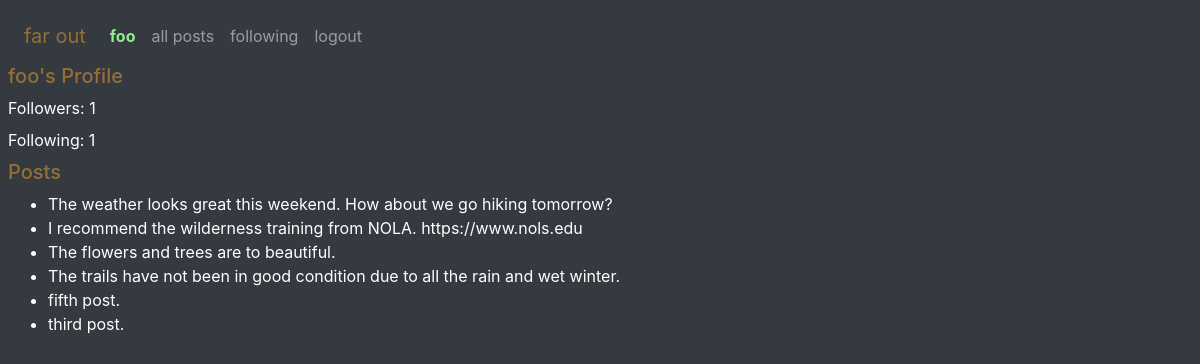
The app's page /profile/foo/ (signed in) with its own data.
### network/models.py (models this page shows, shortened)
class User(AbstractUser):
    followers = models.ManyToManyField('self', symmetrical=False, related_name='following')

class Posts(models.Model):
    user = models.ForeignKey(User, on_delete=models.CASCADE)
    text = models.TextField(max_length=6000)
    timestamp = models.DateTimeField(default=timezone.now)
    post_likes = models.ManyToManyField(User, related_name='post_likes', blank=True)

### network/views.py (the view)
# urls.py: path('profile/<str:username>/', views.profile, name='profile'),
@login_required
def profile(request, username):
    user = request.user
    print(f"{bcolors.WARNING}user (/profile): ", user)
    print(f"{bcolors.WARNING}request.user (/profile): ", request.user)
    profile_user = get_object_or_404(User, username=username)
    followers_count = profile_user.followers.count()
    following_count = profile_user.following.count()
    user_posts = Posts.objects.filter(user=profile_user).order_by('-timestamp')
    is_following = False
    if request.user != profile_user:
        is_following = request.user.following.filter(username=profile_user.username).exists()
    return render(request, "network/profile.html", {
        "user": user,
        "profile_user": profile_user,
        "followers_count": followers_count,
        "following_count": following_count,
        "user_posts": user_posts,
        "is_following": is_following,
    })

### network/templates/network/profile.html (shortened to what this page needs)
{% extends "network/layout.html" %}
{% load static %}
{% block body %}
<h5 style="color: rgba(150, 111, 51, 1);">{{ profile_user.username }}'s Profile</h5>
<p>Followers: {{ followers_count }}</p>
<p>Following: {{ following_count }}</p>
<h5 style="color: rgba(150, 111, 51, 1);">Posts</h5>
<ul>
    {% for post in user_posts %}
        <li>{{ post.text }}</li>
    {% endfor %}
</ul>
{% endblock %}

### network/templates/network/layout.html (shortened to what this page needs)
{% load static %}
<!DOCTYPE html>
<html lang="en">
    <head>
        <link rel="stylesheet" href="https://stackpath.bootstrapcdn.com/bootstrap/4.4.1/css/bootstrap.min.css">
    </head>
    <body class="bg-dark">
        <nav class="navbar navbar-expand-lg navbar-dark bg-dark">
            <a class="navbar-brand" href="{% url 'index' %}" style="color: rgba(150, 111, 51, 1);">far out</a>
            <div>
              <ul class="navbar-nav mr-auto">
                {% if user.is_authenticated %}
                    <li class="nav-item">
                        <a class="nav-link" href="{% url 'profile' user.username %}">
                            <strong style="color: rgba(144, 238, 144, 1)">{{ user.username }}</strong></a>
                    </li>
                {% endif %}
                <li class="nav-item">
                  <a class="nav-link" href="{% url 'index' %}">all posts</a>
                </li>
                {% if user.is_authenticated %}
                    <li class="nav-item">
                        <a class="nav-link" href="{% url 'following_posts' %}">following</a>
                    </li>
                    <li class="nav-item">
                        <a class="nav-link" href="{% url 'logout' %}">logout</a>
                    </li>
                {% endif %}
              </ul>
            </div>
          </nav>
        <div class="body bg-dark">
            {% block body %}
            {% endblock %}
        </div>
    </body>
</html>

### network/templates/network/layout.html (style rules this page uses)
:root { --taosurl: url('https://fatmap-digitiser-assets.imgix.net/collections/c3ab099a-82e6-4b4d-952a-b5d9a1818a46?w=2000&amp;fit=crop&amp;auto=compress%2Cformat'); }
body { color: #fff; background-color: black; padding: 0.5rem; }
a { color: rgba(144, 238, 144, 1); text-decoration: none; cursor: pointer; }
p { margin-bottom: 0.5rem !important }

### records on screen
User: username "foo"
Posts: text "The weather looks great this weekend. How about we go hiking tomorrow?"
Posts: text "I recommend the wilderness training from NOLA. https://www.nols.edu"
Posts: text "The flowers and trees are to beautiful."
Posts: text "The trails have not been in good condition due to all the rain and wet winter."
Posts: text "fifth post."
Posts: text "third post."

### other values on screen
{{ followers_count }} "1"
{{ following_count }} "1"
